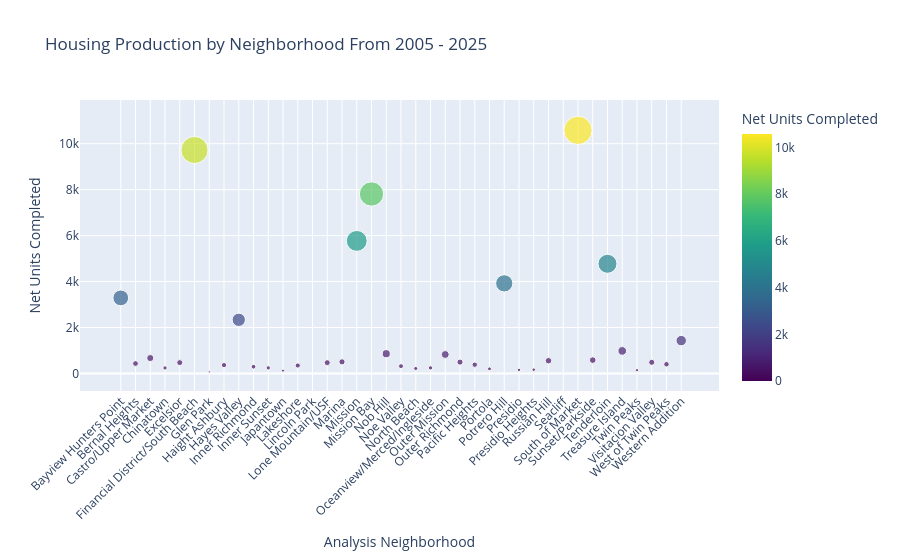

This figure's notebook cell:
### Code cell
fig = px.scatter(
    neighborhood_data,
    x="Analysis Neighborhood",
    y="Net Units Completed",
    size="Net Units Completed",
    color="Net Units Completed",
    title="Housing Production by Neighborhood From 2005 - 2025",
    color_continuous_scale="Viridis"
)

fig.update_layout(xaxis_tickangle=-45)
fig.show()

### Figure 1 — Plotly figure (JSON) as saved in the notebook; plotly's stock layout.template omitted (floating-point values rounded to 4 significant figures)
{"data": [{"hovertemplate": "Analysis Neighborhood=%{x}<br>Net Units Completed=%{marker.color}<extra></extra>", "legendgroup": "", "marker": {"color": [3289, 433, 672, 239, 473, 9726, 71, 364, 2335, 293, 243, 124, 348, 1, 470, 506, 5771, 7812, 860, 319, 217, 244, 826, 494, 382, 202, 3923, 157, 165, 555, 5, 10581, 581, 4774, 982, 144, 486, 401, 1431], "coloraxis": "coloraxis", "size": [3289, 433, 672, 239, 473, 9726, 71, 364, 2335, 293, 243, 124, 348, 1, 470, 506, 5771, 7812, 860, 319, 217, 244, 826, 494, 382, 202, 3923, 157, 165, 555, 5, 10581, 581, 4774, 982, 144, 486, 401, 1431], "sizemode": "area", "sizeref": 26.45, "symbol": "circle"}, "mode": "markers", "name": "", "orientation": "v", "showlegend": false, "type": "scatter", "x": ["Bayview Hunters Point", "Bernal Heights", "Castro/Upper Market", "Chinatown", "Excelsior", "Financial District/South Beach", "Glen Park", "Haight Ashbury", "Hayes Valley", "Inner Richmond", "Inner Sunset", "Japantown", "Lakeshore", "Lincoln Park", "Lone Mountain/USF", "Marina", "Mission", "Mission Bay", "Nob Hill", "Noe Valley", "North Beach", "Oceanview/Merced/Ingleside", "Outer Mission", "Outer Richmond", "Pacific Heights", "Portola", "Potrero Hill", "Presidio", "Presidio Heights", "Russian Hill", "Seacliff", "South of Market", "Sunset/Parkside", "Tenderloin", "Treasure Island", "Twin Peaks", "Visitacion Valley", "West of Twin Peaks", "Western Addition"], "xaxis": "x", "y": [3289, 433, 672, 239, 473, 9726, 71, 364, 2335, 293, 243, 124, 348, 1, 470, 506, 5771, 7812, 860, 319, 217, 244, 826, 494, 382, 202, 3923, 157, 165, 555, 5, 10581, 581, 4774, 982, 144, 486, 401, 1431], "yaxis": "y"}], "layout": {"coloraxis": {"colorbar": {"title": {"text": "Net Units Completed"}}, "colorscale": [[0, "#440154"], [0.1111, "#482878"], [0.2222, "#3e4989"], [0.3333, "#31688e"], [0.4444, "#26828e"], [0.5556, "#1f9e89"], [0.6667, "#35b779"], [0.7778, "#6ece58"], [0.8889, "#b5de2b"], [1, "#fde725"]]}, "legend": {"itemsizing": "constant", "tracegroupgap": 0}, "title": {"text": "Housing Production by Neighborhood From 2005 - 2025"}, "xaxis": {"anchor": "y", "domain": [0, 1], "tickangle": -45, "title": {"text": "Analysis Neighborhood"}}, "yaxis": {"anchor": "x", "domain": [0, 1], "title": {"text": "Net Units Completed"}}}}
